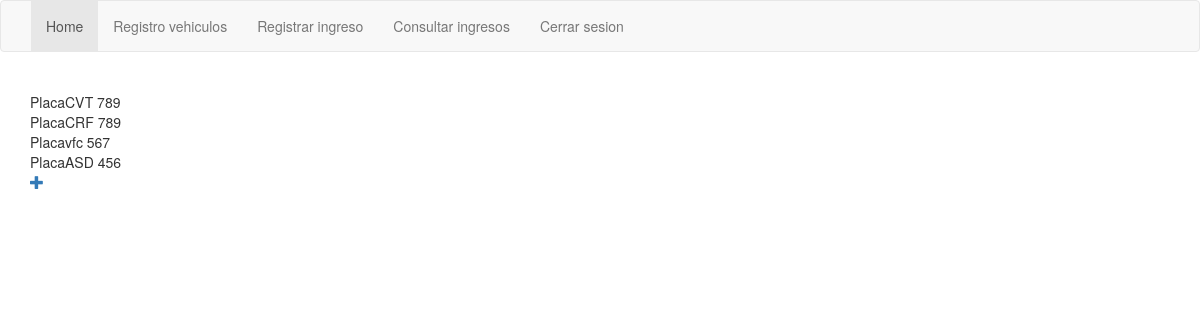
Page /gestion/listar/vehiculos (signed in) on the earlier database version.
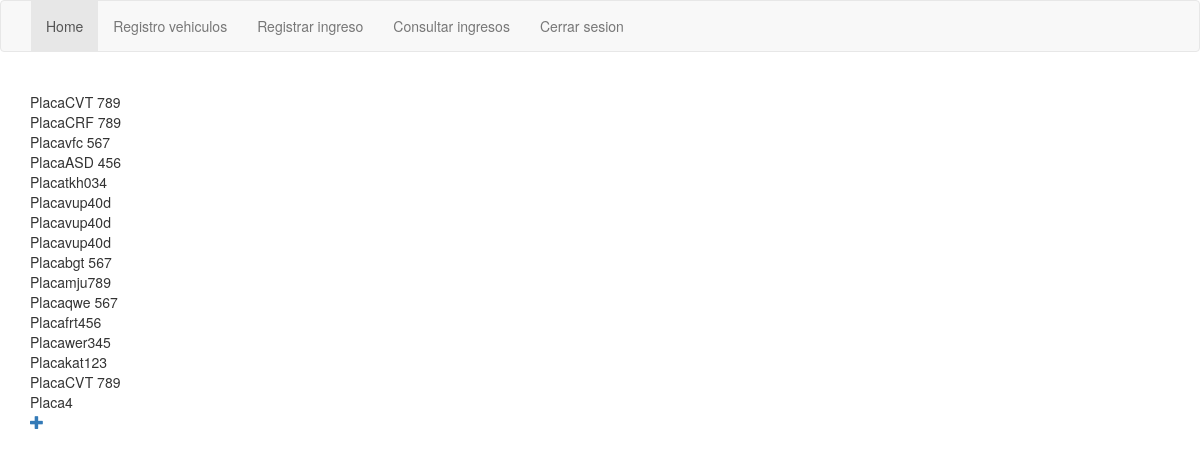
Same page on the later database version.
### gestion/models.py (models this page shows, shortened)
class Vehiculo(models.Model):
    cliente = models.ForeignKey(Cliente, verbose_name='cliente', on_delete=models.CASCADE)
    cilindraje = models.CharField('Cilindraje', max_length=200, null=True, blank=True)
    tiempos = models.CharField('Tiempos', max_length=200, null=True, blank=True)
    placa = models.CharField('Placa', max_length=200)
    modelo = models.CharField('Modelo', max_length=200, null=True, blank=True)
    puertas = models.IntegerField('Puertas', null=True, blank=True)
    foto = models.FileField('Foto', upload_to='vehiculos', null=True, blank=True)
    tipo = models.ForeignKey(TipoVehiculo, verbose_name='Tipo vehiculo', on_delete=models.CASCADE)

### gestion/views.py (the view)
# urls.py: path('listar/vehiculos', login_required(views.listar_vehiculos), name='listar_vehiculo'),
def listar_vehiculos(request):
    vehiculos = models.Vehiculo.objects.all()
    return render(request, 'gestion/lista_vehiculos.html',{'vehiculos':vehiculos})

### gestion/templates/gestion/lista_vehiculos.html
{% extends 'gestion/base.html' %}
{% block content %}
    <br>
    <table>
        {% for vehiculo in vehiculos %}
        <tr>
            <td>
                Placa
            </td>
            <td>
                {{vehiculo.placa}}
            </td>
        </tr>
        {% endfor %}
    </table>
    <a href="{% url 'nuevo_vehiculo' %}" class="top-menu"><span class="glyphicon glyphicon-plus"></span></a>
</body>
{% endblock content %}

Differences in the rows shown:
added Vehiculo: placa "tkh034"
added Vehiculo: placa "vup40d"
added Vehiculo: placa "vup40d"
added Vehiculo: placa "vup40d"
added Vehiculo: placa "bgt 567"
added Vehiculo: placa "mju789"
added Vehiculo: placa "qwe 567"
added Vehiculo: placa "frt456"
added Vehiculo: placa "wer345"
added Vehiculo: placa "kat123"
added Vehiculo: placa "CVT 789"
added Vehiculo: placa "4"
